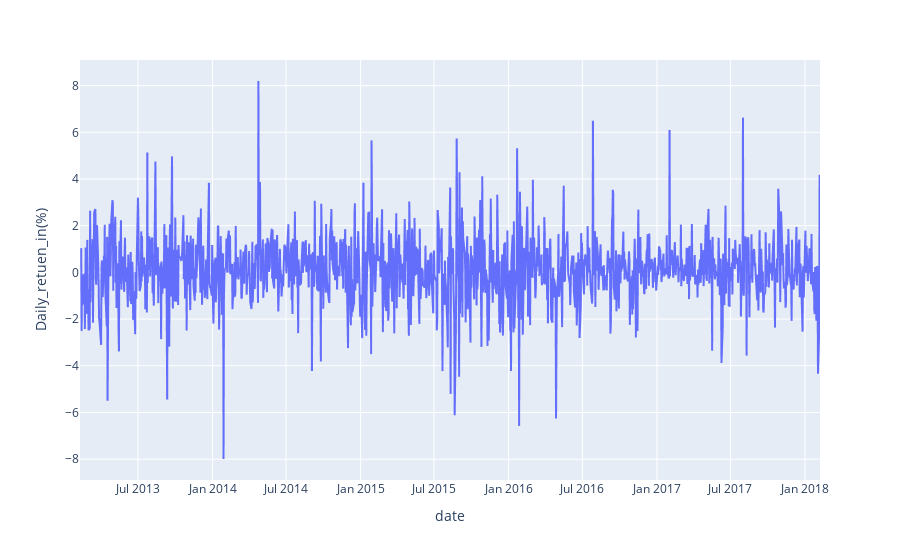

Notebook code for this chart:
### Code cell
px.line(apple_data ,x ="date", y ="Daily_retuen_in(%)")

### Figure 1 — Plotly figure (JSON) as saved in the notebook; plotly's stock layout.template omitted (floating-point values rounded to 4 significant figures; data arrays with more than 128 entries replaced by an {"elided": "..."} marker saying what was removed)
{"data": [{"hovertemplate": "date=%{x}<br>Daily_retuen_in(%)=%{y}<extra></extra>", "legendgroup": "", "line": {"color": "#636efa", "dash": "solid"}, "marker": {"symbol": "circle"}, "mode": "lines", "name": "", "showlegend": false, "type": "scattergl", "x": {"elided": "1259 str values"}, "xaxis": "x", "y": {"elided": "1259 float values"}, "yaxis": "y"}], "layout": {"legend": {"tracegroupgap": 0}, "margin": {"t": 60}, "xaxis": {"anchor": "y", "domain": [0, 1], "title": {"text": "date"}}, "yaxis": {"anchor": "x", "domain": [0, 1], "title": {"text": "Daily_retuen_in(%)"}}}}
